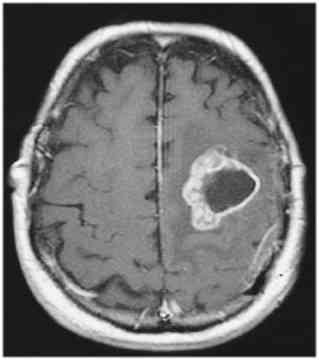
#> input picture BrainTumor.pnm, 319 x 360 px; the run also reads 1 picture not shown here
$ jupyter execute exp_learning.ipynb
#> lines starting #> are read from the running program, lines starting #| are printed output that depends on the picture; after the words box and inside, x2 and y2 are one past the last pixel; in counts of white or black regions, pixels touching at a corner belong together
[cell 1]
# Resizing the image:
import cv2
import numpy as np
import matplotlib.pyplot as plt

# Reading the image
img = cv2.imread('BrainTumor.pnm')
#> img is the input picture: shape (360, 319, 3); min 11, max 255, mean 109.9
# To show the original image
# plt.imshow(img)
# plt.show()

# Firstly understanding the size of the given image.
print(f"Size of the image is : {img.shape}")
#| Size of the image is : (360, 319, 3)
print(f'Data type of the image is: {img.dtype}')
#| Data type of the image is: uint8

# Getting to finally resize the image.
new_img = cv2.resize(img, (400,400)) # Here for the 2nd parameter the order of entering the details of the resized image is: colms, rows NOT rows, colms
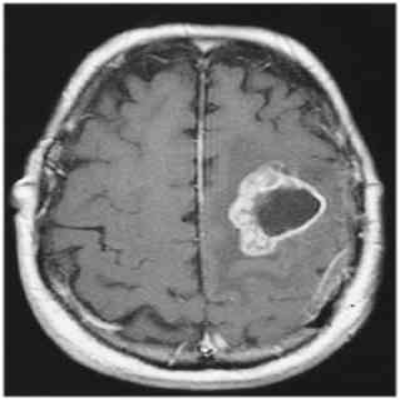
#> new_img: shape (400, 400, 3); min 15, max 255, mean 109.8
print(new_img.shape)
#| (400, 400, 3)
# To show resized image
plt.imshow(new_img)
plt.axis('off')
plt.show()

def threshold(arr):
    row , col, height = arr.shape
#> row = 400; col = 400; height = 3
    for i in range(row):
        for j in range(col):
            for k in range(height):
                if arr[i,j,k]>190:
                    arr[i,j,k] = 255
                else:
                    arr[i,j,k] = 0
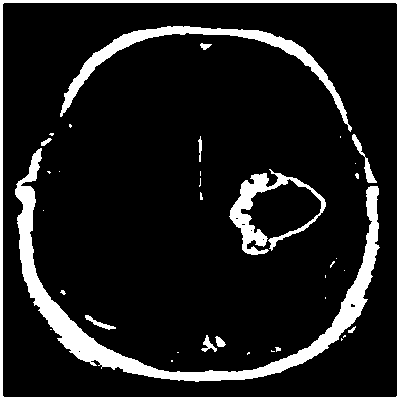
#> arr: shape (400, 400, 3); 12.3% white; 37 white regions (24 under 20 px), largest, box (x1, y1, x2, y2) and area: (15, 148, 380, 382) 8565, (0, 0, 400, 400) 4768, (60, 26, 352, 132) 3265
    return arr

result_arr = threshold(new_img)
plt.imshow(result_arr)
plt.axis('off')
plt.show()

[cell 2]
# Importing libraries
import cv2
import numpy as np
import matplotlib.pyplot as plt

# Step 1: Reading and resizing the image
img = cv2.imread('BrainTumor.jpg')

print(f"Original image size: {img.shape}")
#| Original image size: (360, 319, 3)
print(f"Data type: {img.dtype}")
#| Data type: uint8

# Resizing to 400x400
new_img = cv2.resize(img, (400, 400))
print(f"Resized image shape: {new_img.shape}")
#| Resized image shape: (400, 400, 3)

# To show resized image
plt.imshow(new_img)
plt.title("Resized Image")
plt.axis("off")
plt.show()

# Step 2: Dividing the image into smaller 5x5x3 blocks
block_size = 5
rows, cols, channels = new_img.shape
#> rows = 400; cols = 400; channels = 3

# Creating an empty array for the result
result_arr = np.zeros_like(new_img)

# Loop through each block
for i in range(0, rows, block_size):
    for j in range(0, cols, block_size):
        # Extracting the block
        block = new_img[i:i+block_size, j:j+block_size]

        # Here later we can calculate entropy — for now, let's just use threshold logic
        # Using your thresholding idea for demonstration
        avg_val = np.mean(block)  # Average brightness of the block
        if avg_val > 190:
            result_arr[i:i+block_size, j:j+block_size] = 255
        else:
            result_arr[i:i+block_size, j:j+block_size] = 0
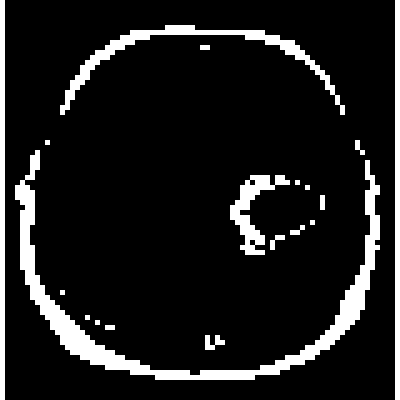
#> result_arr: shape (400, 400, 3); 11.3% white; 19 white regions, largest, box (x1, y1, x2, y2) and area: (15, 150, 380, 380) 8700, (60, 25, 345, 115) 3000, (0, 0, 5, 400) 2000

# Step 3: Display the final result
plt.imshow(result_arr)
plt.title("Processed Image (Block-based Thresholding)")
plt.axis('off')
plt.show()

[cell 3]
# Importing libraries
import cv2
import numpy as np
import matplotlib.pyplot as plt

# Step 1: Reading and resizing the image
img = cv2.imread('BrainTumor.jpg')

print(f"Original image size: {img.shape}")
#| Original image size: (360, 319, 3)
print(f"Data type: {img.dtype}")
#| Data type: uint8

# Resizing to 400x400
new_img = cv2.resize(img, (400, 400))
print(f"Resized image shape: {new_img.shape}")
#| Resized image shape: (400, 400, 3)

# To show resized image
plt.imshow(new_img)
plt.title("Resized Image")
plt.axis("off")
plt.show()

# Step 2: Dividing the image into smaller 20x20x3 blocks
block_size = 20
rows, cols, channels = new_img.shape

# Creating an empty array for the result
result_arr = np.zeros_like(new_img)

# Loop through each block
for i in range(0, rows, block_size):
    for j in range(0, cols, block_size):
        # Extracting the block
        block = new_img[i:i+block_size, j:j+block_size]

        # Using your thresholding idea for demonstration
        avg_val = np.mean(block)  # Average brightness of the block
        if avg_val > 150:
            result_arr[i:i+block_size, j:j+block_size] = 255
        else:
            result_arr[i:i+block_size, j:j+block_size] = 0
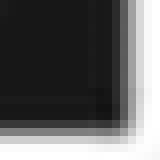
#> block: shape (20, 20, 3) (shown 8 times larger); min 18, max 255, mean 98.4
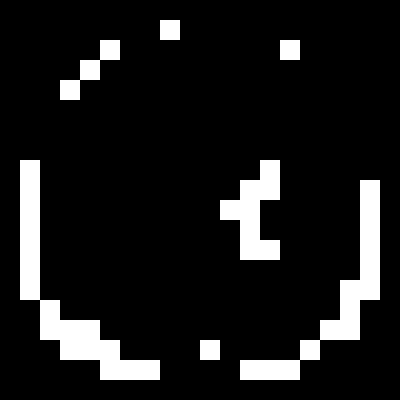
#> result_arr: shape (400, 400, 3); 11.2% white; 7 white regions, largest, box (x1, y1, x2, y2) and area: (20, 160, 160, 380) 6800, (240, 180, 380, 380) 5600, (220, 160, 280, 260) 3200

# Step 3: Display the final result
plt.imshow(result_arr)
plt.title("Processed Image (Block-based Thresholding)")
plt.show()
